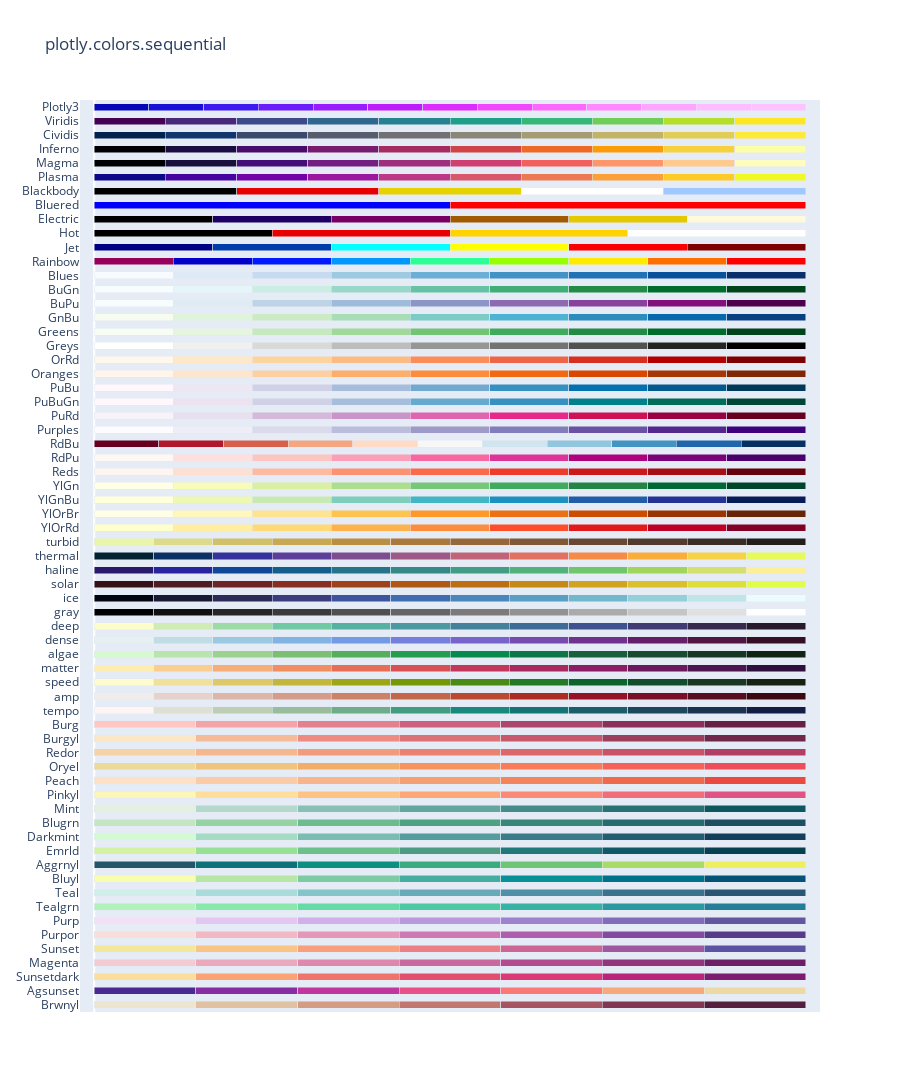

Notebook code for this chart:
### Markdown cell above
## Color maps:
- qualitative, sequential, diverging, cyclical, colorbrewer, cmocean, carto

### Code cell
#Paleta de colores
# qualitative, sequential, diverging, cyclical, colorbrewer, cmocean, carto
px.colors.sequential.swatches()

### Figure 1 — Plotly figure (JSON) as saved in the notebook; plotly's stock layout.template omitted (floating-point values rounded to 4 significant figures)
{"data": [{"customdata": [0, 1, 2, 3, 4, 5, 6], "hovertemplate": "%{y}[%{customdata}] = %{marker.color}<extra></extra>", "marker": {"color": ["rgb(237, 229, 207)", "rgb(224, 194, 162)", "rgb(211, 156, 131)", "rgb(193, 118, 111)", "rgb(166, 84, 97)", "rgb(129, 55, 83)", "rgb(84, 31, 63)"]}, "orientation": "h", "type": "bar", "x": [1, 1, 1, 1, 1, 1, 1], "y": ["Brwnyl", "Brwnyl", "Brwnyl", "Brwnyl", "Brwnyl", "Brwnyl", "Brwnyl"]}, {"customdata": [0, 1, 2, 3, 4, 5, 6], "hovertemplate": "%{y}[%{customdata}] = %{marker.color}<extra></extra>", "marker": {"color": ["rgb(75, 41, 145)", "rgb(135, 44, 162)", "rgb(192, 54, 157)", "rgb(234, 79, 136)", "rgb(250, 120, 118)", "rgb(246, 169, 122)", "rgb(237, 217, 163)"]}, "orientation": "h", "type": "bar", "x": [1, 1, 1, 1, 1, 1, 1], "y": ["Agsunset", "Agsunset", "Agsunset", "Agsunset", "Agsunset", "Agsunset", "Agsunset"]}, {"customdata": [0, 1, 2, 3, 4, 5, 6], "hovertemplate": "%{y}[%{customdata}] = %{marker.color}<extra></extra>", "marker": {"color": ["rgb(252, 222, 156)", "rgb(250, 164, 118)", "rgb(240, 116, 110)", "rgb(227, 79, 111)", "rgb(220, 57, 119)", "rgb(185, 37, 122)", "rgb(124, 29, 111)"]}, "orientation": "h", "type": "bar", "x": [1, 1, 1, 1, 1, 1, 1], "y": ["Sunsetdark", "Sunsetdark", "Sunsetdark", "Sunsetdark", "Sunsetdark", "Sunsetdark", "Sunsetdark"]}, {"customdata": [0, 1, 2, 3, 4, 5, 6], "hovertemplate": "%{y}[%{customdata}] = %{marker.color}<extra></extra>", "marker": {"color": ["rgb(243, 203, 211)", "rgb(234, 169, 189)", "rgb(221, 136, 172)", "rgb(202, 105, 157)", "rgb(177, 77, 142)", "rgb(145, 53, 125)", "rgb(108, 33, 103)"]}, "orientation": "h", "type": "bar", "x": [1, 1, 1, 1, 1, 1, 1], "y": ["Magenta", "Magenta", "Magenta", "Magenta", "Magenta", "Magenta", "Magenta"]}, {"customdata": [0, 1, 2, 3, 4, 5, 6], "hovertemplate": "%{y}[%{customdata}] = %{marker.color}<extra></extra>", "marker": {"color": ["rgb(243, 231, 155)", "rgb(250, 196, 132)", "rgb(248, 160, 126)", "rgb(235, 127, 134)", "rgb(206, 102, 147)", "rgb(160, 89, 160)", "rgb(92, 83, 165)"]}, "orientation": "h", "type": "bar", "x": [1, 1, 1, 1, 1, 1, 1], "y": ["Sunset", "Sunset", "Sunset", "Sunset", "Sunset", "Sunset", "Sunset"]}, {"customdata": [0, 1, 2, 3, 4, 5, 6], "hovertemplate": "%{y}[%{customdata}] = %{marker.color}<extra></extra>", "marker": {"color": ["rgb(249, 221, 218)", "rgb(242, 185, 196)", "rgb(229, 151, 185)", "rgb(206, 120, 179)", "rgb(173, 95, 173)", "rgb(131, 75, 160)", "rgb(87, 59, 136)"]}, "orientation": "h", "type": "bar", "x": [1, 1, 1, 1, 1, 1, 1], "y": ["Purpor", "Purpor", "Purpor", "Purpor", "Purpor", "Purpor", "Purpor"]}, {"customdata": [0, 1, 2, 3, 4, 5, 6], "hovertemplate": "%{y}[%{customdata}] = %{marker.color}<extra></extra>", "marker": {"color": ["rgb(243, 224, 247)", "rgb(228, 199, 241)", "rgb(209, 175, 232)", "rgb(185, 152, 221)", "rgb(159, 130, 206)", "rgb(130, 109, 186)", "rgb(99, 88, 159)"]}, "orientation": "h", "type": "bar", "x": [1, 1, 1, 1, 1, 1, 1], "y": ["Purp", "Purp", "Purp", "Purp", "Purp", "Purp", "Purp"]}, {"customdata": [0, 1, 2, 3, 4, 5, 6], "hovertemplate": "%{y}[%{customdata}] = %{marker.color}<extra></extra>", "marker": {"color": ["rgb(176, 242, 188)", "rgb(137, 232, 172)", "rgb(103, 219, 165)", "rgb(76, 200, 163)", "rgb(56, 178, 163)", "rgb(44, 152, 160)", "rgb(37, 125, 152)"]}, "orientation": "h", "type": "bar", "x": [1, 1, 1, 1, 1, 1, 1], "y": ["Tealgrn", "Tealgrn", "Tealgrn", "Tealgrn", "Tealgrn", "Tealgrn", "Tealgrn"]}, {"customdata": [0, 1, 2, 3, 4, 5, 6], "hovertemplate": "%{y}[%{customdata}] = %{marker.color}<extra></extra>", "marker": {"color": ["rgb(209, 238, 234)", "rgb(168, 219, 217)", "rgb(133, 196, 201)", "rgb(104, 171, 184)", "rgb(79, 144, 166)", "rgb(59, 115, 143)", "rgb(42, 86, 116)"]}, "orientation": "h", "type": "bar", "x": [1, 1, 1, 1, 1, 1, 1], "y": ["Teal", "Teal", "Teal", "Teal", "Teal", "Teal", "Teal"]}, {"customdata": [0, 1, 2, 3, 4, 5, 6], "hovertemplate": "%{y}[%{customdata}] = %{marker.color}<extra></extra>", "marker": {"color": ["rgb(247, 254, 174)", "rgb(183, 230, 165)", "rgb(124, 203, 162)", "rgb(70, 174, 160)", "rgb(8, 144, 153)", "rgb(0, 113, 139)", "rgb(4, 82, 117)"]}, "orientation": "h", "type": "bar", "x": [1, 1, 1, 1, 1, 1, 1], "y": ["Bluyl", "Bluyl", "Bluyl", "Bluyl", "Bluyl", "Bluyl", "Bluyl"]}, {"customdata": [0, 1, 2, 3, 4, 5, 6], "hovertemplate": "%{y}[%{customdata}] = %{marker.color}<extra></extra>", "marker": {"color": ["rgb(36, 86, 104)", "rgb(15, 114, 121)", "rgb(13, 143, 129)", "rgb(57, 171, 126)", "rgb(110, 197, 116)", "rgb(169, 220, 103)", "rgb(237, 239, 93)"]}, "orientation": "h", "type": "bar", "x": [1, 1, 1, 1, 1, 1, 1], "y": ["Aggrnyl", "Aggrnyl", "Aggrnyl", "Aggrnyl", "Aggrnyl", "Aggrnyl", "Aggrnyl"]}, {"customdata": [0, 1, 2, 3, 4, 5, 6], "hovertemplate": "%{y}[%{customdata}] = %{marker.color}<extra></extra>", "marker": {"color": ["rgb(211, 242, 163)", "rgb(151, 225, 150)", "rgb(108, 192, 139)", "rgb(76, 155, 130)", "rgb(33, 122, 121)", "rgb(16, 89, 101)", "rgb(7, 64, 80)"]}, "orientation": "h", "type": "bar", "x": [1, 1, 1, 1, 1, 1, 1], "y": ["Emrld", "Emrld", "Emrld", "Emrld", "Emrld", "Emrld", "Emrld"]}, {"customdata": [0, 1, 2, 3, 4, 5, 6], "hovertemplate": "%{y}[%{customdata}] = %{marker.color}<extra></extra>", "marker": {"color": ["rgb(210, 251, 212)", "rgb(165, 219, 194)", "rgb(123, 188, 176)", "rgb(85, 156, 158)", "rgb(58, 124, 137)", "rgb(35, 93, 114)", "rgb(18, 63, 90)"]}, "orientation": "h", "type": "bar", "x": [1, 1, 1, 1, 1, 1, 1], "y": ["Darkmint", "Darkmint", "Darkmint", "Darkmint", "Darkmint", "Darkmint", "Darkmint"]}, {"customdata": [0, 1, 2, 3, 4, 5, 6], "hovertemplate": "%{y}[%{customdata}] = %{marker.color}<extra></extra>", "marker": {"color": ["rgb(196, 230, 195)", "rgb(150, 210, 164)", "rgb(109, 188, 144)", "rgb(77, 162, 132)", "rgb(54, 135, 122)", "rgb(38, 107, 110)", "rgb(29, 79, 96)"]}, "orientation": "h", "type": "bar", "x": [1, 1, 1, 1, 1, 1, 1], "y": ["Blugrn", "Blugrn", "Blugrn", "Blugrn", "Blugrn", "Blugrn", "Blugrn"]}, {"customdata": [0, 1, 2, 3, 4, 5, 6], "hovertemplate": "%{y}[%{customdata}] = %{marker.color}<extra></extra>", "marker": {"color": ["rgb(228, 241, 225)", "rgb(180, 217, 204)", "rgb(137, 192, 182)", "rgb(99, 166, 160)", "rgb(68, 140, 138)", "rgb(40, 114, 116)", "rgb(13, 88, 95)"]}, "orientation": "h", "type": "bar", "x": [1, 1, 1, 1, 1, 1, 1], "y": ["Mint", "Mint", "Mint", "Mint", "Mint", "Mint", "Mint"]}, {"customdata": [0, 1, 2, 3, 4, 5, 6], "hovertemplate": "%{y}[%{customdata}] = %{marker.color}<extra></extra>", "marker": {"color": ["rgb(254, 246, 181)", "rgb(255, 221, 154)", "rgb(255, 194, 133)", "rgb(255, 166, 121)", "rgb(250, 138, 118)", "rgb(241, 109, 122)", "rgb(225, 83, 131)"]}, "orientation": "h", "type": "bar", "x": [1, 1, 1, 1, 1, 1, 1], "y": ["Pinkyl", "Pinkyl", "Pinkyl", "Pinkyl", "Pinkyl", "Pinkyl", "Pinkyl"]}, {"customdata": [0, 1, 2, 3, 4, 5, 6], "hovertemplate": "%{y}[%{customdata}] = %{marker.color}<extra></extra>", "marker": {"color": ["rgb(253, 224, 197)", "rgb(250, 203, 166)", "rgb(248, 181, 139)", "rgb(245, 158, 114)", "rgb(242, 133, 93)", "rgb(239, 106, 76)", "rgb(235, 74, 64)"]}, "orientation": "h", "type": "bar", "x": [1, 1, 1, 1, 1, 1, 1], "y": ["Peach", "Peach", "Peach", "Peach", "Peach", "Peach", "Peach"]}, {"customdata": [0, 1, 2, 3, 4, 5, 6], "hovertemplate": "%{y}[%{customdata}] = %{marker.color}<extra></extra>", "marker": {"color": ["rgb(236, 218, 154)", "rgb(239, 196, 126)", "rgb(243, 173, 106)", "rgb(247, 148, 93)", "rgb(249, 123, 87)", "rgb(246, 99, 86)", "rgb(238, 77, 90)"]}, "orientation": "h", "type": "bar", "x": [1, 1, 1, 1, 1, 1, 1], "y": ["Oryel", "Oryel", "Oryel", "Oryel", "Oryel", "Oryel", "Oryel"]}, {"customdata": [0, 1, 2, 3, 4, 5, 6], "hovertemplate": "%{y}[%{customdata}] = %{marker.color}<extra></extra>", "marker": {"color": ["rgb(246, 210, 169)", "rgb(245, 183, 142)", "rgb(241, 156, 124)", "rgb(234, 129, 113)", "rgb(221, 104, 108)", "rgb(202, 82, 104)", "rgb(177, 63, 100)"]}, "orientation": "h", "type": "bar", "x": [1, 1, 1, 1, 1, 1, 1], "y": ["Redor", "Redor", "Redor", "Redor", "Redor", "Redor", "Redor"]}, {"customdata": [0, 1, 2, 3, 4, 5, 6], "hovertemplate": "%{y}[%{customdata}] = %{marker.color}<extra></extra>", "marker": {"color": ["rgb(251, 230, 197)", "rgb(245, 186, 152)", "rgb(238, 138, 130)", "rgb(220, 113, 118)", "rgb(200, 88, 108)", "rgb(156, 63, 93)", "rgb(112, 40, 74)"]}, "orientation": "h", "type": "bar", "x": [1, 1, 1, 1, 1, 1, 1], "y": ["Burgyl", "Burgyl", "Burgyl", "Burgyl", "Burgyl", "Burgyl", "Burgyl"]}, {"customdata": [0, 1, 2, 3, 4, 5, 6], "hovertemplate": "%{y}[%{customdata}] = %{marker.color}<extra></extra>", "marker": {"color": ["rgb(255, 198, 196)", "rgb(244, 163, 168)", "rgb(227, 129, 145)", "rgb(204, 96, 125)", "rgb(173, 70, 108)", "rgb(139, 48, 88)", "rgb(103, 32, 68)"]}, "orientation": "h", "type": "bar", "x": [1, 1, 1, 1, 1, 1, 1], "y": ["Burg", "Burg", "Burg", "Burg", "Burg", "Burg", "Burg"]}, {"customdata": [0, 1, 2, 3, 4, 5, 6, 7, 8, 9, 10, 11], "hovertemplate": "%{y}[%{customdata}] = %{marker.color}<extra></extra>", "marker": {"color": ["rgb(254, 245, 244)", "rgb(222, 224, 210)", "rgb(189, 206, 181)", "rgb(153, 189, 156)", "rgb(110, 173, 138)", "rgb(65, 157, 129)", "rgb(25, 137, 125)", "rgb(18, 116, 117)", "rgb(25, 94, 106)", "rgb(28, 72, 93)", "rgb(25, 51, 80)", "rgb(20, 29, 67)"]}, "orientation": "h", "type": "bar", "x": [1, 1, 1, 1, 1, 1, 1, 1, 1, 1, 1, 1], "y": ["tempo", "tempo", "tempo", "tempo", "tempo", "tempo", "tempo", "tempo", "tempo", "tempo", "tempo", "tempo"]}, {"customdata": [0, 1, 2, 3, 4, 5, 6, 7, 8, 9, 10, 11], "hovertemplate": "%{y}[%{customdata}] = %{marker.color}<extra></extra>", "marker": {"color": ["rgb(241, 236, 236)", "rgb(230, 209, 203)", "rgb(221, 182, 170)", "rgb(213, 156, 137)", "rgb(205, 129, 103)", "rgb(196, 102, 73)", "rgb(186, 74, 47)", "rgb(172, 44, 36)", "rgb(149, 19, 39)", "rgb(120, 14, 40)", "rgb(89, 13, 31)", "rgb(60, 9, 17)"]}, "orientation": "h", "type": "bar", "x": [1, 1, 1, 1, 1, 1, 1, 1, 1, 1, 1, 1], "y": ["amp", "amp", "amp", "amp", "amp", "amp", "amp", "amp", "amp", "amp", "amp", "amp"]}, {"customdata": [0, 1, 2, 3, 4, 5, 6, 7, 8, 9, 10, 11], "hovertemplate": "%{y}[%{customdata}] = %{marker.color}<extra></extra>", "marker": {"color": ["rgb(254, 252, 205)", "rgb(239, 225, 156)", "rgb(221, 201, 106)", "rgb(194, 182, 59)", "rgb(157, 167, 21)", "rgb(116, 153, 5)", "rgb(75, 138, 20)", "rgb(35, 121, 36)", "rgb(11, 100, 44)", "rgb(18, 78, 43)", "rgb(25, 56, 34)", "rgb(23, 35, 18)"]}, "orientation": "h", "type": "bar", "x": [1, 1, 1, 1, 1, 1, 1, 1, 1, 1, 1, 1], "y": ["speed", "speed", "speed", "speed", "speed", "speed", "speed", "speed", "speed", "speed", "speed", "speed"]}, {"customdata": [0, 1, 2, 3, 4, 5, 6, 7, 8, 9, 10, 11], "hovertemplate": "%{y}[%{customdata}] = %{marker.color}<extra></extra>", "marker": {"color": ["rgb(253, 237, 176)", "rgb(250, 205, 145)", "rgb(246, 173, 119)", "rgb(240, 142, 98)", "rgb(231, 109, 84)", "rgb(216, 80, 83)", "rgb(195, 56, 90)", "rgb(168, 40, 96)", "rgb(138, 29, 99)", "rgb(107, 24, 93)", "rgb(76, 21, 80)", "rgb(47, 15, 61)"]}, "orientation": "h", "type": "bar", "x": [1, 1, 1, 1, 1, 1, 1, 1, 1, 1, 1, 1], "y": ["matter", "matter", "matter", "matter", "matter", "matter", "matter", "matter", "matter", "matter", "matter", "matter"]}, {"customdata": [0, 1, 2, 3, 4, 5, 6, 7, 8, 9, 10, 11], "hovertemplate": "%{y}[%{customdata}] = %{marker.color}<extra></extra>", "marker": {"color": ["rgb(214, 249, 207)", "rgb(186, 228, 174)", "rgb(156, 209, 143)", "rgb(124, 191, 115)", "rgb(85, 174, 91)", "rgb(37, 157, 81)", "rgb(7, 138, 78)", "rgb(13, 117, 71)", "rgb(23, 95, 61)", "rgb(25, 75, 49)", "rgb(23, 55, 35)", "rgb(17, 36, 20)"]}, "orientation": "h", "type": "bar", "x": [1, 1, 1, 1, 1, 1, 1, 1, 1, 1, 1, 1], "y": ["algae", "algae", "algae", "algae", "algae", "algae", "algae", "algae", "algae", "algae", "algae", "algae"]}, {"customdata": [0, 1, 2, 3, 4, 5, 6, 7, 8, 9, 10, 11], "hovertemplate": "%{y}[%{customdata}] = %{marker.color}<extra></extra>", "marker": {"color": ["rgb(230, 240, 240)", "rgb(191, 221, 229)", "rgb(156, 201, 226)", "rgb(129, 180, 227)", "rgb(115, 154, 228)", "rgb(117, 127, 221)", "rgb(120, 100, 202)", "rgb(119, 74, 175)", "rgb(113, 50, 141)", "rgb(100, 31, 104)", "rgb(80, 20, 66)", "rgb(54, 14, 36)"]}, "orientation": "h", "type": "bar", "x": [1, 1, 1, 1, 1, 1, 1, 1, 1, 1, 1, 1], "y": ["dense", "dense", "dense", "dense", "dense", "dense", "dense", "dense", "dense", "dense", "dense", "dense"]}, {"customdata": [0, 1, 2, 3, 4, 5, 6, 7, 8, 9, 10, 11], "hovertemplate": "%{y}[%{customdata}] = %{marker.color}<extra></extra>", "marker": {"color": ["rgb(253, 253, 204)", "rgb(206, 236, 179)", "rgb(156, 219, 165)", "rgb(111, 201, 163)", "rgb(86, 177, 163)", "rgb(76, 153, 160)", "rgb(68, 130, 155)", "rgb(62, 108, 150)", "rgb(62, 82, 143)", "rgb(64, 60, 115)", "rgb(54, 43, 77)", "rgb(39, 26, 44)"]}, "orientation": "h", "type": "bar", "x": [1, 1, 1, 1, 1, 1, 1, 1, 1, 1, 1, 1], "y": ["deep", "deep", "deep", "deep", "deep", "deep", "deep", "deep", "deep", "deep", "deep", "deep"]}, {"customdata": [0, 1, 2, 3, 4, 5, 6, 7, 8, 9, 10, 11], "hovertemplate": "%{y}[%{customdata}] = %{marker.color}<extra></extra>", "marker": {"color": ["rgb(0, 0, 0)", "rgb(16, 16, 16)", "rgb(38, 38, 38)", "rgb(59, 59, 59)", "rgb(81, 80, 80)", "rgb(102, 101, 101)", "rgb(124, 123, 122)", "rgb(146, 146, 145)", "rgb(171, 171, 170)", "rgb(197, 197, 195)", "rgb(224, 224, 223)", "rgb(254, 254, 253)"]}, "orientation": "h", "type": "bar", "x": [1, 1, 1, 1, 1, 1, 1, 1, 1, 1, 1, 1], "y": ["gray", "gray", "gray", "gray", "gray", "gray", "gray", "gray", "gray", "gray", "gray", "gray"]}, {"customdata": [0, 1, 2, 3, 4, 5, 6, 7, 8, 9, 10, 11], "hovertemplate": "%{y}[%{customdata}] = %{marker.color}<extra></extra>", "marker": {"color": ["rgb(3, 5, 18)", "rgb(25, 25, 51)", "rgb(44, 42, 87)", "rgb(58, 60, 125)", "rgb(62, 83, 160)", "rgb(62, 109, 178)", "rgb(72, 134, 187)", "rgb(89, 159, 196)", "rgb(114, 184, 205)", "rgb(149, 207, 216)", "rgb(192, 229, 232)", "rgb(234, 252, 253)"]}, "orientation": "h", "type": "bar", "x": [1, 1, 1, 1, 1, 1, 1, 1, 1, 1, 1, 1], "y": ["ice", "ice", "ice", "ice", "ice", "ice", "ice", "ice", "ice", "ice", "ice", "ice"]}, {"customdata": [0, 1, 2, 3, 4, 5, 6, 7, 8, 9, 10, 11], "hovertemplate": "%{y}[%{customdata}] = %{marker.color}<extra></extra>", "marker": {"color": ["rgb(51, 19, 23)", "rgb(79, 28, 33)", "rgb(108, 36, 36)", "rgb(135, 47, 32)", "rgb(157, 66, 25)", "rgb(174, 88, 20)", "rgb(188, 111, 19)", "rgb(199, 137, 22)", "rgb(209, 164, 32)", "rgb(217, 192, 44)", "rgb(222, 222, 59)", "rgb(224, 253, 74)"]}, "orientation": "h", "type": "bar", "x": [1, 1, 1, 1, 1, 1, 1, 1, 1, 1, 1, 1], "y": ["solar", "solar", "solar", "solar", "solar", "solar", "solar", "solar", "solar", "solar", "solar", "solar"]}, {"customdata": [0, 1, 2, 3, 4, 5, 6, 7, 8, 9, 10, 11], "hovertemplate": "%{y}[%{customdata}] = %{marker.color}<extra></extra>", "marker": {"color": ["rgb(41, 24, 107)", "rgb(42, 35, 160)", "rgb(15, 71, 153)", "rgb(18, 95, 142)", "rgb(38, 116, 137)", "rgb(53, 136, 136)", "rgb(65, 157, 133)", "rgb(81, 178, 124)", "rgb(111, 198, 107)", "rgb(160, 214, 91)", "rgb(212, 225, 112)", "rgb(253, 238, 153)"]}, "orientation": "h", "type": "bar", "x": [1, 1, 1, 1, 1, 1, 1, 1, 1, 1, 1, 1], "y": ["haline", "haline", "haline", "haline", "haline", "haline", "haline", "haline", "haline", "haline", "haline", "haline"]}, {"customdata": [0, 1, 2, 3, 4, 5, 6, 7, 8, 9, 10, 11], "hovertemplate": "%{y}[%{customdata}] = %{marker.color}<extra></extra>", "marker": {"color": ["rgb(3, 35, 51)", "rgb(13, 48, 100)", "rgb(53, 50, 155)", "rgb(93, 62, 153)", "rgb(126, 77, 143)", "rgb(158, 89, 135)", "rgb(193, 100, 121)", "rgb(225, 113, 97)", "rgb(246, 139, 69)", "rgb(251, 173, 60)", "rgb(246, 211, 70)", "rgb(231, 250, 90)"]}, "orientation": "h", "type": "bar", "x": [1, 1, 1, 1, 1, 1, 1, 1, 1, 1, 1, 1], "y": ["thermal", "thermal", "thermal", "thermal", "thermal", "thermal", "thermal", "thermal", "thermal", "thermal", "thermal", "thermal"]}, {"customdata": [0, 1, 2, 3, 4, 5, 6, 7, 8, 9, 10, 11], "hovertemplate": "%{y}[%{customdata}] = %{marker.color}<extra></extra>", "marker": {"color": ["rgb(232, 245, 171)", "rgb(220, 219, 137)", "rgb(209, 193, 107)", "rgb(199, 168, 83)", "rgb(186, 143, 66)", "rgb(170, 121, 60)", "rgb(151, 103, 58)", "rgb(129, 87, 56)", "rgb(104, 72, 53)", "rgb(80, 59, 46)", "rgb(57, 45, 37)", "rgb(34, 30, 27)"]}, "orientation": "h", "type": "bar", "x": [1, 1, 1, 1, 1, 1, 1, 1, 1, 1, 1, 1], "y": ["turbid", "turbid", "turbid", "turbid", "turbid", "turbid", "turbid", "turbid", "turbid", "turbid", "turbid", "turbid"]}, {"customdata": [0, 1, 2, 3, 4, 5, 6, 7, 8], "hovertemplate": "%{y}[%{customdata}] = %{marker.color}<extra></extra>", "marker": {"color": ["rgb(255,255,204)", "rgb(255,237,160)", "rgb(254,217,118)", "rgb(254,178,76)", "rgb(253,141,60)", "rgb(252,78,42)", "rgb(227,26,28)", "rgb(189,0,38)", "rgb(128,0,38)"]}, "orientation": "h", "type": "bar", "x": [1, 1, 1, 1, 1, 1, 1, 1, 1], "y": ["YlOrRd", "YlOrRd", "YlOrRd", "YlOrRd", "YlOrRd", "YlOrRd", "YlOrRd", "YlOrRd", "YlOrRd"]}, {"customdata": [0, 1, 2, 3, 4, 5, 6, 7, 8], "hovertemplate": "%{y}[%{customdata}] = %{marker.color}<extra></extra>", "marker": {"color": ["rgb(255,255,229)", "rgb(255,247,188)", "rgb(254,227,145)", "rgb(254,196,79)", "rgb(254,153,41)", "rgb(236,112,20)", "rgb(204,76,2)", "rgb(153,52,4)", "rgb(102,37,6)"]}, "orientation": "h", "type": "bar", "x": [1, 1, 1, 1, 1, 1, 1, 1, 1], "y": ["YlOrBr", "YlOrBr", "YlOrBr", "YlOrBr", "YlOrBr", "YlOrBr", "YlOrBr", "YlOrBr", "YlOrBr"]}, {"customdata": [0, 1, 2, 3, 4, 5, 6, 7, 8], "hovertemplate": "%{y}[%{customdata}] = %{marker.color}<extra></extra>", "marker": {"color": ["rgb(255,255,217)", "rgb(237,248,177)", "rgb(199,233,180)", "rgb(127,205,187)", "rgb(65,182,196)", "rgb(29,145,192)", "rgb(34,94,168)", "rgb(37,52,148)", "rgb(8,29,88)"]}, "orientation": "h", "type": "bar", "x": [1, 1, 1, 1, 1, 1, 1, 1, 1], "y": ["YlGnBu", "YlGnBu", "YlGnBu", "YlGnBu", "YlGnBu", "YlGnBu", "YlGnBu", "YlGnBu", "YlGnBu"]}, {"customdata": [0, 1, 2, 3, 4, 5, 6, 7, 8], "hovertemplate": "%{y}[%{customdata}] = %{marker.color}<extra></extra>", "marker": {"color": ["rgb(255,255,229)", "rgb(247,252,185)", "rgb(217,240,163)", "rgb(173,221,142)", "rgb(120,198,121)", "rgb(65,171,93)", "rgb(35,132,67)", "rgb(0,104,55)", "rgb(0,69,41)"]}, "orientation": "h", "type": "bar", "x": [1, 1, 1, 1, 1, 1, 1, 1, 1], "y": ["YlGn", "YlGn", "YlGn", "YlGn", "YlGn", "YlGn", "YlGn", "YlGn", "YlGn"]}, {"customdata": [0, 1, 2, 3, 4, 5, 6, 7, 8], "hovertemplate": "%{y}[%{customdata}] = %{marker.color}<extra></extra>", "marker": {"color": ["rgb(255,245,240)", "rgb(254,224,210)", "rgb(252,187,161)", "rgb(252,146,114)", "rgb(251,106,74)", "rgb(239,59,44)", "rgb(203,24,29)", "rgb(165,15,21)", "rgb(103,0,13)"]}, "orientation": "h", "type": "bar", "x": [1, 1, 1, 1, 1, 1, 1, 1, 1], "y": ["Reds", "Reds", "Reds", "Reds", "Reds", "Reds", "Reds", "Reds", "Reds"]}, {"customdata": [0, 1, 2, 3, 4, 5, 6, 7, 8], "hovertemplate": "%{y}[%{customdata}] = %{marker.color}<extra></extra>", "marker": {"color": ["rgb(255,247,243)", "rgb(253,224,221)", "rgb(252,197,192)", "rgb(250,159,181)", "rgb(247,104,161)", "rgb(221,52,151)", "rgb(174,1,126)", "rgb(122,1,119)", "rgb(73,0,106)"]}, "orientation": "h", "type": "bar", "x": [1, 1, 1, 1, 1, 1, 1, 1, 1], "y": ["RdPu", "RdPu", "RdPu", "RdPu", "RdPu", "RdPu", "RdPu", "RdPu", "RdPu"]}, {"customdata": [0, 1, 2, 3, 4, 5, 6, 7, 8, 9, 10], "hovertemplate": "%{y}[%{customdata}] = %{marker.color}<extra></extra>", "marker": {"color": ["rgb(103,0,31)", "rgb(178,24,43)", "rgb(214,96,77)", "rgb(244,165,130)", "rgb(253,219,199)", "rgb(247,247,247)", "rgb(209,229,240)", "rgb(146,197,222)", "rgb(67,147,195)", "rgb(33,102,172)", "rgb(5,48,97)"]}, "orientation": "h", "type": "bar", "x": [1, 1, 1, 1, 1, 1, 1, 1, 1, 1, 1], "y": ["RdBu", "RdBu", "RdBu", "RdBu", "RdBu", "RdBu", "RdBu", "RdBu", "RdBu", "RdBu", "RdBu"]}, {"customdata": [0, 1, 2, 3, 4, 5, 6, 7, 8], "hovertemplate": "%{y}[%{customdata}] = %{marker.color}<extra></extra>", "marker": {"color": ["rgb(252,251,253)", "rgb(239,237,245)", "rgb(218,218,235)", "rgb(188,189,220)", "rgb(158,154,200)", "rgb(128,125,186)", "rgb(106,81,163)", "rgb(84,39,143)", "rgb(63,0,125)"]}, "orientation": "h", "type": "bar", "x": [1, 1, 1, 1, 1, 1, 1, 1, 1], "y": ["Purples", "Purples", "Purples", "Purples", "Purples", "Purples", "Purples", "Purples", "Purples"]}, {"customdata": [0, 1, 2, 3, 4, 5, 6, 7, 8], "hovertemplate": "%{y}[%{customdata}] = %{marker.color}<extra></extra>", "marker": {"color": ["rgb(247,244,249)", "rgb(231,225,239)", "rgb(212,185,218)", "rgb(201,148,199)", "rgb(223,101,176)", "rgb(231,41,138)", "rgb(206,18,86)", "rgb(152,0,67)", "rgb(103,0,31)"]}, "orientation": "h", "type": "bar", "x": [1, 1, 1, 1, 1, 1, 1, 1, 1], "y": ["PuRd", "PuRd", "PuRd", "PuRd", "PuRd", "PuRd", "PuRd", "PuRd", "PuRd"]}, {"customdata": [0, 1, 2, 3, 4, 5, 6, 7, 8], "hovertemplate": "%{y}[%{customdata}] = %{marker.color}<extra></extra>", "marker": {"color": ["rgb(255,247,251)", "rgb(236,226,240)", "rgb(208,209,230)", "rgb(166,189,219)", "rgb(103,169,207)", "rgb(54,144,192)", "rgb(2,129,138)", "rgb(1,108,89)", "rgb(1,70,54)"]}, "orientation": "h", "type": "bar", "x": [1, 1, 1, 1, 1, 1, 1, 1, 1], "y": ["PuBuGn", "PuBuGn", "PuBuGn", "PuBuGn", "PuBuGn", "PuBuGn", "PuBuGn", "PuBuGn", "PuBuGn"]}, {"customdata": [0, 1, 2, 3, 4, 5, 6, 7, 8], "hovertemplate": "%{y}[%{customdata}] = %{marker.color}<extra></extra>", "marker": {"color": ["rgb(255,247,251)", "rgb(236,231,242)", "rgb(208,209,230)", "rgb(166,189,219)", "rgb(116,169,207)", "rgb(54,144,192)", "rgb(5,112,176)", "rgb(4,90,141)", "rgb(2,56,88)"]}, "orientation": "h", "type": "bar", "x": [1, 1, 1, 1, 1, 1, 1, 1, 1], "y": ["PuBu", "PuBu", "PuBu", "PuBu", "PuBu", "PuBu", "PuBu", "PuBu", "PuBu"]}, {"customdata": [0, 1, 2, 3, 4, 5, 6, 7, 8], "hovertemplate": "%{y}[%{customdata}] = %{marker.color}<extra></extra>", "marker": {"color": ["rgb(255,245,235)", "rgb(254,230,206)", "rgb(253,208,162)", "rgb(253,174,107)", "rgb(253,141,60)", "rgb(241,105,19)", "rgb(217,72,1)", "rgb(166,54,3)", "rgb(127,39,4)"]}, "orientation": "h", "type": "bar", "x": [1, 1, 1, 1, 1, 1, 1, 1, 1], "y": ["Oranges", "Oranges", "Oranges", "Oranges", "Oranges", "Oranges", "Oranges", "Oranges", "Oranges"]}, {"customdata": [0, 1, 2, 3, 4, 5, 6, 7, 8], "hovertemplate": "%{y}[%{customdata}] = %{marker.color}<extra></extra>", "marker": {"color": ["rgb(255,247,236)", "rgb(254,232,200)", "rgb(253,212,158)", "rgb(253,187,132)", "rgb(252,141,89)", "rgb(239,101,72)", "rgb(215,48,31)", "rgb(179,0,0)", "rgb(127,0,0)"]}, "orientation": "h", "type": "bar", "x": [1, 1, 1, 1, 1, 1, 1, 1, 1], "y": ["OrRd", "OrRd", "OrRd", "OrRd", "OrRd", "OrRd", "OrRd", "OrRd", "OrRd"]}, {"customdata": [0, 1, 2, 3, 4, 5, 6, 7, 8], "hovertemplate": "%{y}[%{customdata}] = %{marker.color}<extra></extra>", "marker": {"color": ["rgb(255,255,255)", "rgb(240,240,240)", "rgb(217,217,217)", "rgb(189,189,189)", "rgb(150,150,150)", "rgb(115,115,115)", "rgb(82,82,82)", "rgb(37,37,37)", "rgb(0,0,0)"]}, "orientation": "h", "type": "bar", "x": [1, 1, 1, 1, 1, 1, 1, 1, 1], "y": ["Greys", "Greys", "Greys", "Greys", "Greys", "Greys", "Greys", "Greys", "Greys"]}, {"customdata": [0, 1, 2, 3, 4, 5, 6, 7, 8], "hovertemplate": "%{y}[%{customdata}] = %{marker.color}<extra></extra>", "marker": {"color": ["rgb(247,252,245)", "rgb(229,245,224)", "rgb(199,233,192)", "rgb(161,217,155)", "rgb(116,196,118)", "rgb(65,171,93)", "rgb(35,139,69)", "rgb(0,109,44)", "rgb(0,68,27)"]}, "orientation": "h", "type": "bar", "x": [1, 1, 1, 1, 1, 1, 1, 1, 1], "y": ["Greens", "Greens", "Greens", "Greens", "Greens", "Greens", "Greens", "Greens", "Greens"]}, {"customdata": [0, 1, 2, 3, 4, 5, 6, 7, 8], "hovertemplate": "%{y}[%{customdata}] = %{marker.color}<extra></extra>", "marker": {"color": ["rgb(247,252,240)", "rgb(224,243,219)", "rgb(204,235,197)", "rgb(168,221,181)", "rgb(123,204,196)", "rgb(78,179,211)", "rgb(43,140,190)", "rgb(8,104,172)", "rgb(8,64,129)"]}, "orientation": "h", "type": "bar", "x": [1, 1, 1, 1, 1, 1, 1, 1, 1], "y": ["GnBu", "GnBu", "GnBu", "GnBu", "GnBu", "GnBu", "GnBu", "GnBu", "GnBu"]}, {"customdata": [0, 1, 2, 3, 4, 5, 6, 7, 8], "hovertemplate": "%{y}[%{customdata}] = %{marker.color}<extra></extra>", "marker": {"color": ["rgb(247,252,253)", "rgb(224,236,244)", "rgb(191,211,230)", "rgb(158,188,218)", "rgb(140,150,198)", "rgb(140,107,177)", "rgb(136,65,157)", "rgb(129,15,124)", "rgb(77,0,75)"]}, "orientation": "h", "type": "bar", "x": [1, 1, 1, 1, 1, 1, 1, 1, 1], "y": ["BuPu", "BuPu", "BuPu", "BuPu", "BuPu", "BuPu", "BuPu", "BuPu", "BuPu"]}, {"customdata": [0, 1, 2, 3, 4, 5, 6, 7, 8], "hovertemplate": "%{y}[%{customdata}] = %{marker.color}<extra></extra>", "marker": {"color": ["rgb(247,252,253)", "rgb(229,245,249)", "rgb(204,236,230)", "rgb(153,216,201)", "rgb(102,194,164)", "rgb(65,174,118)", "rgb(35,139,69)", "rgb(0,109,44)", "rgb(0,68,27)"]}, "orientation": "h", "type": "bar", "x": [1, 1, 1, 1, 1, 1, 1, 1, 1], "y": ["BuGn", "BuGn", "BuGn", "BuGn", "BuGn", "BuGn", "BuGn", "BuGn", "BuGn"]}, {"customdata": [0, 1, 2, 3, 4, 5, 6, 7, 8], "hovertemplate": "%{y}[%{customdata}] = %{marker.color}<extra></extra>", "marker": {"color": ["rgb(247,251,255)", "rgb(222,235,247)", "rgb(198,219,239)", "rgb(158,202,225)", "rgb(107,174,214)", "rgb(66,146,198)", "rgb(33,113,181)", "rgb(8,81,156)", "rgb(8,48,107)"]}, "orientation": "h", "type": "bar", "x": [1, 1, 1, 1, 1, 1, 1, 1, 1], "y": ["Blues", "Blues", "Blues", "Blues", "Blues", "Blues", "Blues", "Blues", "Blues"]}, {"customdata": [0, 1, 2, 3, 4, 5, 6, 7, 8], "hovertemplate": "%{y}[%{customdata}] = %{marker.color}<extra></extra>", "marker": {"color": ["rgb(150,0,90)", "rgb(0,0,200)", "rgb(0,25,255)", "rgb(0,152,255)", "rgb(44,255,150)", "rgb(151,255,0)", "rgb(255,234,0)", "rgb(255,111,0)", "rgb(255,0,0)"]}, "orientation": "h", "type": "bar", "x": [1, 1, 1, 1, 1, 1, 1, 1, 1], "y": ["Rainbow", "Rainbow", "Rainbow", "Rainbow", "Rainbow", "Rainbow", "Rainbow", "Rainbow", "Rainbow"]}, {"customdata": [0, 1, 2, 3, 4, 5], "hovertemplate": "%{y}[%{customdata}] = %{marker.color}<extra></extra>", "marker": {"color": ["rgb(0,0,131)", "rgb(0,60,170)", "rgb(5,255,255)", "rgb(255,255,0)", "rgb(250,0,0)", "rgb(128,0,0)"]}, "orientation": "h", "type": "bar", "x": [1, 1, 1, 1, 1, 1], "y": ["Jet", "Jet", "Jet", "Jet", "Jet", "Jet"]}, {"customdata": [0, 1, 2, 3], "hovertemplate": "%{y}[%{customdata}] = %{marker.color}<extra></extra>", "marker": {"color": ["rgb(0,0,0)", "rgb(230,0,0)", "rgb(255,210,0)", "rgb(255,255,255)"]}, "orientation": "h", "type": "bar", "x": [1, 1, 1, 1], "y": ["Hot", "Hot", "Hot", "Hot"]}, {"customdata": [0, 1, 2, 3, 4, 5], "hovertemplate": "%{y}[%{customdata}] = %{marker.color}<extra></extra>", "marker": {"color": ["rgb(0,0,0)", "rgb(30,0,100)", "rgb(120,0,100)", "rgb(160,90,0)", "rgb(230,200,0)", "rgb(255,250,220)"]}, "orientation": "h", "type": "bar", "x": [1, 1, 1, 1, 1, 1], "y": ["Electric", "Electric", "Electric", "Electric", "Electric", "Electric"]}, {"customdata": [0, 1], "hovertemplate": "%{y}[%{customdata}] = %{marker.color}<extra></extra>", "marker": {"color": ["rgb(0,0,255)", "rgb(255,0,0)"]}, "orientation": "h", "type": "bar", "x": [1, 1], "y": ["Bluered", "Bluered"]}, {"customdata": [0, 1, 2, 3, 4], "hovertemplate": "%{y}[%{customdata}] = %{marker.color}<extra></extra>", "marker": {"color": ["rgb(0,0,0)", "rgb(230,0,0)", "rgb(230,210,0)", "rgb(255,255,255)", "rgb(160,200,255)"]}, "orientation": "h", "type": "bar", "x": [1, 1, 1, 1, 1], "y": ["Blackbody", "Blackbody", "Blackbody", "Blackbody", "Blackbody"]}, {"customdata": [0, 1, 2, 3, 4, 5, 6, 7, 8, 9], "hovertemplate": "%{y}[%{customdata}] = %{marker.color}<extra></extra>", "marker": {"color": ["#0d0887", "#46039f", "#7201a8", "#9c179e", "#bd3786", "#d8576b", "#ed7953", "#fb9f3a", "#fdca26", "#f0f921"]}, "orientation": "h", "type": "bar", "x": [1, 1, 1, 1, 1, 1, 1, 1, 1, 1], "y": ["Plasma", "Plasma", "Plasma", "Plasma", "Plasma", "Plasma", "Plasma", "Plasma", "Plasma", "Plasma"]}, {"customdata": [0, 1, 2, 3, 4, 5, 6, 7, 8, 9], "hovertemplate": "%{y}[%{customdata}] = %{marker.color}<extra></extra>", "marker": {"color": ["#000004", "#180f3d", "#440f76", "#721f81", "#9e2f7f", "#cd4071", "#f1605d", "#fd9668", "#feca8d", "#fcfdbf"]}, "orientation": "h", "type": "bar", "x": [1, 1, 1, 1, 1, 1, 1, 1, 1, 1], "y": ["Magma", "Magma", "Magma", "Magma", "Magma", "Magma", "Magma", "Magma", "Magma", "Magma"]}, {"customdata": [0, 1, 2, 3, 4, 5, 6, 7, 8, 9], "hovertemplate": "%{y}[%{customdata}] = %{marker.color}<extra></extra>", "marker": {"color": ["#000004", "#1b0c41", "#4a0c6b", "#781c6d", "#a52c60", "#cf4446", "#ed6925", "#fb9b06", "#f7d13d", "#fcffa4"]}, "orientation": "h", "type": "bar", "x": [1, 1, 1, 1, 1, 1, 1, 1, 1, 1], "y": ["Inferno", "Inferno", "Inferno", "Inferno", "Inferno", "Inferno", "Inferno", "Inferno", "Inferno", "Inferno"]}, {"customdata": [0, 1, 2, 3, 4, 5, 6, 7, 8, 9], "hovertemplate": "%{y}[%{customdata}] = %{marker.color}<extra></extra>", "marker": {"color": ["#00224e", "#123570", "#3b496c", "#575d6d", "#707173", "#8a8678", "#a59c74", "#c3b369", "#e1cc55", "#fee838"]}, "orientation": "h", "type": "bar", "x": [1, 1, 1, 1, 1, 1, 1, 1, 1, 1], "y": ["Cividis", "Cividis", "Cividis", "Cividis", "Cividis", "Cividis", "Cividis", "Cividis", "Cividis", "Cividis"]}, {"customdata": [0, 1, 2, 3, 4, 5, 6, 7, 8, 9], "hovertemplate": "%{y}[%{customdata}] = %{marker.color}<extra></extra>", "marker": {"color": ["#440154", "#482878", "#3e4989", "#31688e", "#26828e", "#1f9e89", "#35b779", "#6ece58", "#b5de2b", "#fde725"]}, "orientation": "h", "type": "bar", "x": [1, 1, 1, 1, 1, 1, 1, 1, 1, 1], "y": ["Viridis", "Viridis", "Viridis", "Viridis", "Viridis", "Viridis", "Viridis", "Viridis", "Viridis", "Viridis"]}, {"customdata": [0, 1, 2, 3, 4, 5, 6, 7, 8, 9, 10, 11, 12], "hovertemplate": "%{y}[%{customdata}] = %{marker.color}<extra></extra>", "marker": {"color": ["#0508b8", "#1910d8", "#3c19f0", "#6b1cfb", "#981cfd", "#bf1cfd", "#dd2bfd", "#f246fe", "#fc67fd", "#fe88fc", "#fea5fd", "#febefe", "#fec3fe"]}, "orientation": "h", "type": "bar", "x": [1, 1, 1, 1, 1, 1, 1, 1, 1, 1, 1, 1, 1], "y": ["Plotly3", "Plotly3", "Plotly3", "Plotly3", "Plotly3", "Plotly3", "Plotly3", "Plotly3", "Plotly3", "Plotly3", "Plotly3", "Plotly3", "Plotly3"]}], "layout": {"bargap": 0.5, "barmode": "stack", "barnorm": "fraction", "height": 2600, "showlegend": false, "title": {"text": "plotly.colors.sequential"}, "xaxis": {"range": [-0.02, 1.02], "showgrid": false, "showticklabels": false}}}
